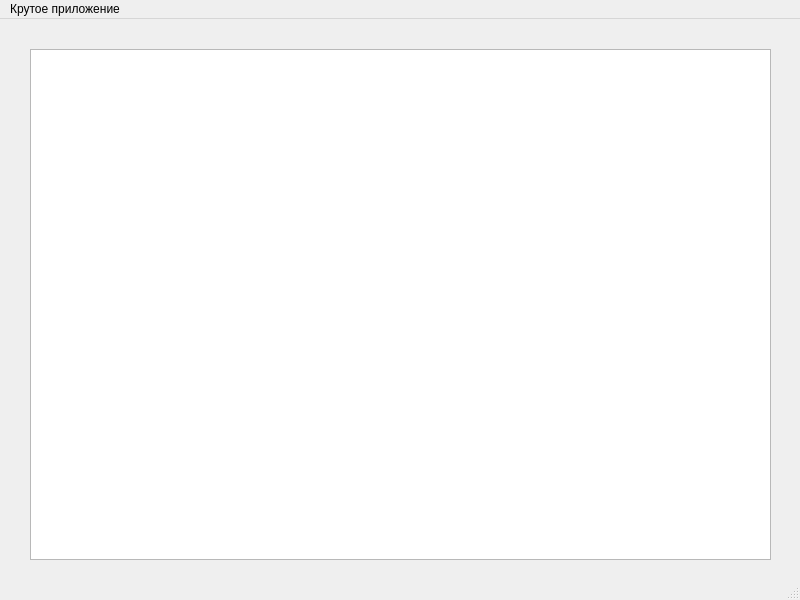
<?xml version="1.0" encoding="UTF-8"?>
<ui version="4.0">
 <class>MainWindow</class>
 <widget class="QMainWindow" name="MainWindow">
  <property name="geometry">
   <rect>
    <x>0</x>
    <y>0</y>
    <width>800</width>
    <height>600</height>
   </rect>
  </property>
  <property name="windowTitle">
   <string>MainWindow</string>
  </property>
  <widget class="QWidget" name="centralwidget">
   <widget class="QTableView" name="MainTableView">
    <property name="geometry">
     <rect>
      <x>30</x>
      <y>30</y>
      <width>741</width>
      <height>511</height>
     </rect>
    </property>
   </widget>
  </widget>
  <widget class="QMenuBar" name="menubar">
   <property name="geometry">
    <rect>
     <x>0</x>
     <y>0</y>
     <width>800</width>
     <height>25</height>
    </rect>
   </property>
   <widget class="QMenu" name="menu">
    <property name="title">
     <string>Крутое приложение</string>
    </property>
   </widget>
   <addaction name="menu"/>
  </widget>
  <widget class="QStatusBar" name="statusbar"/>
 </widget>
 <resources/>
 <connections/>
</ui>
